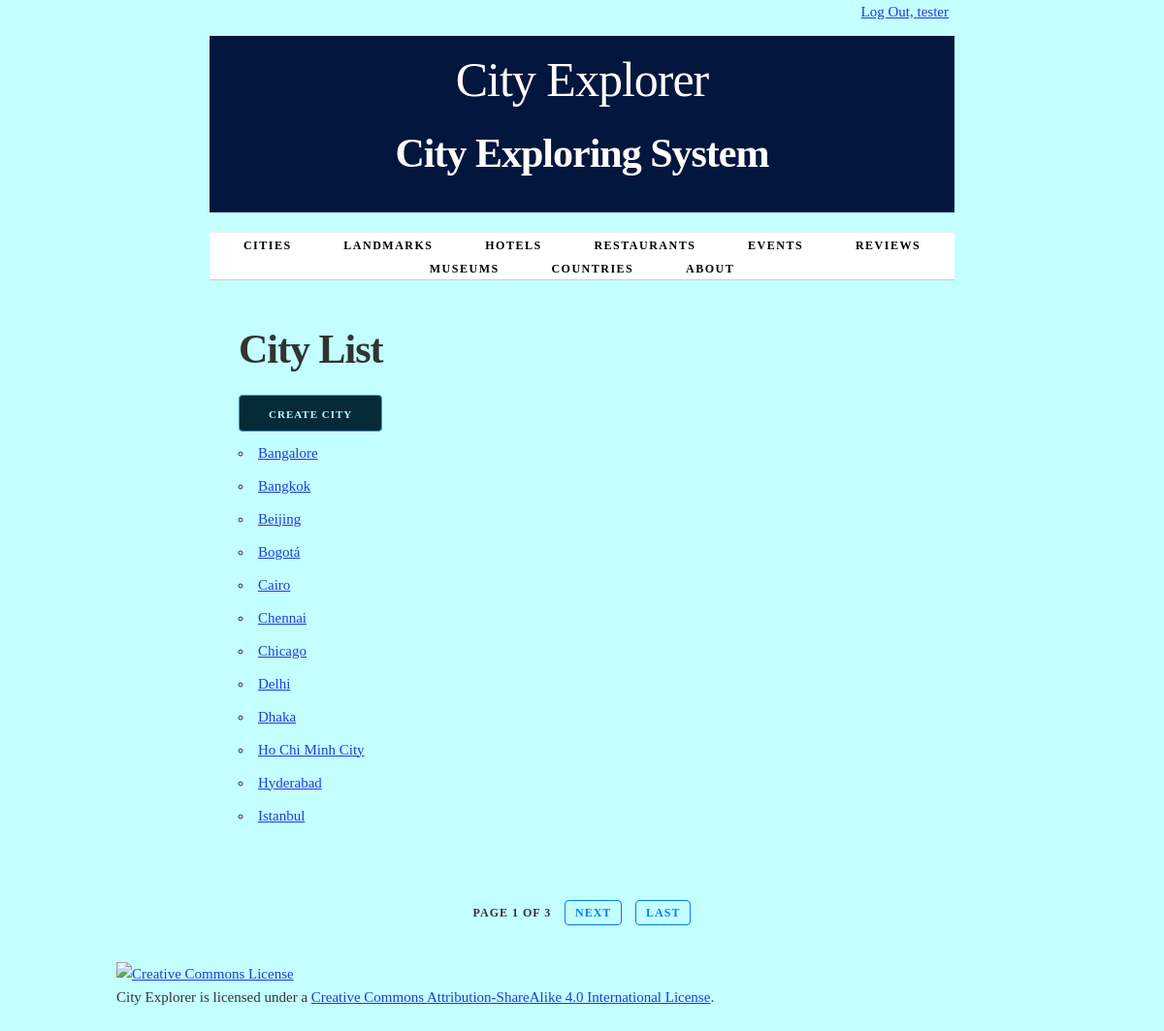
/city/ (signed in), run on the app's committed database.
### cities/models.py (models this page shows, shortened)
class City(models.Model):
    name = models.CharField(max_length=100, unique=True)
    country = models.CharField(max_length=100)
    population = models.IntegerField()
    description = models.TextField(blank=True)
    def get_absolute_url(self):
        return reverse('city-detail', args=[str(self.id)])
    class Meta:
        verbose_name_plural = "cities"
        ordering = ['name']

### cities/views.py (the view)
class CityList(LoginRequiredMixin, PermissionRequiredMixin, PageLinksMixin, ListView):
    paginate_by = 12
    model = City
    permission_required = 'cities.view_city'

### cities/utils.py (called while the page is built)
    def _page_urls(self, page_number):
        return "?{pkw}={n}".format(
            pkw=self.page_kwarg,
            n=page_number)

    def first_page(self, page):
        if page.number > 1:
            return self._page_urls(1)
        return None

    def previous_page(self, page):
        if (page.has_previous()
                and page.number > 2):
            return self._page_urls(
                page.previous_page_number())
        return None

    def next_page(self, page):
        last_page = page.paginator.num_pages
        if (page.has_next()
                and page.number < last_page - 1):
            return self._page_urls(
                page.next_page_number())
        return None

    def last_page(self, page):
        last_page = page.paginator.num_pages
        if page.number < last_page:
            return self._page_urls(last_page)
        return None

    def get_context_data(self, **kwargs):
        context = super().get_context_data(
            **kwargs)
        page = context.get('page_obj')
        if page is not None:
            context.update({
                'first_page_url':
                    self.first_page(page),
                'previous_page_url':
                    self.previous_page(page),
                'next_page_url':
                    self.next_page(page),
                'last_page_url':
                    self.last_page(page),
            })
        return context

### cities/templates/cities/city_list.html (shortened to what this page needs)
{% extends 'cities/base.html' %}
{% block content %}
    <h2>City List</h2>
        {%  if perms.cities.add_city %}
    <a href="{% url 'create-city' %}" class="button button-primary">Create City</a>
    {% endif %}
    <ul>
        {% for city in city_list %}
            <li>
                <a href="{{ city.get_absolute_url }}">{{ city.name }}</a>
            </li>
        {% endfor %}
    </ul>
{% endblock %}

### cities/templates/cities/base.html (shortened to what this page needs)
{% load static %}
<!DOCTYPE html>
<html lang="en">
<head>
    <link rel="stylesheet" type="text/css" href="{% static 'cities/normalize.css' %}">
    <link rel="stylesheet" type="text/css" href="{% static 'cities/skeleton.css' %}">
    <link rel="stylesheet" type="text/css" href="{% static 'cities/style.css' %}">
</head>
<div class="container">
    <div class="status row">
        <div class="offset-by-eight four columns">
            <ul class="inline">
                {% if user.is_authenticated %}
                    <li><a href="{% url 'logout_urlpattern' %}">
                        Log Out, {{ user.get_username }}</a></li>
                {% else %}
                    <li><a href="{% url 'login_urlpattern' %}">
                        Log In</a></li>
                {% endif %}
            </ul>
        </div>
    </div>
<body>
    <div class="container">
        <header class="row">
            <div class="offset-by-one ten columns">
                <h1>City Explorer</h1>
                <h2>City Exploring System</h2>
            </div>
        </header>
        <nav>
            <ul>
                {% if perms.cities.view_city %}
                <li>
                    <a href="{% url 'cities_city_list_urlpattern' %}">
                        Cities</a></li>
                {% endif %}
                {% if perms.cities.view_landmark %}
                <li>
                    <a href="{% url 'cities_landmark_list_urlpattern' %}">
                        Landmarks</a></li>
                 {% endif %}
                {% if perms.cities.view_hotel %}
                <li>
                    <a href="{% url 'cities_hotel_list_urlpattern' %}">
                        Hotels</a></li>
                {% endif %}
                {% if perms.cities.view_restaurant %}
                <li>
                    <a href="{% url 'cities_restaurant_list_urlpattern' %}">
                        Restaurants</a></li>
                {% endif %}
                {% if perms.cities.view_event %}
                <li>
                    <a href="{% url 'cities_event_list_urlpattern' %}">
                        Events</a></li>
                {% endif %}
                {% if perms.cities.view_review %}
                <li>
                    <a href="{% url 'cities_review_list_urlpattern' %}">
                        Reviews</a></li>
                {% endif %}
                {% if perms.cities.view_museum %}
                <li>
                    <a href="{% url 'cities_museum_list_urlpattern' %}">
                        Museums</a></li>
                {% endif %}
                {% if perms.cities.view_country %}
                <li>
                    <a href="{% url 'cities_country_list_urlpattern' %}">
                        Countries</a></li>
                {% endif %}
                <li>
                     <a href="{% url 'about_urlpattern' %}">
                        About</a>
                </li>
            </ul>
        </nav>
        <main>
            {% block content %}{% endblock %}
        </main>
{% if is_paginated %}
        <div class="row">
            <div class="twelve columns">
                <ul class="pagination">
                    <li>
                        Page {{ page_obj.number }}
                        of {{ paginator.num_pages }}
                    </li>
                    {% if next_page_url %}
                        <li>
                            <a href="{{ next_page_url }}">
                                Next</a>
                        </li>
                    {% endif %}
                    {% if last_page_url %}
                        <li>
                            <a href="{{ last_page_url }}">
                                Last</a>
                        </li>
                    {% endif %}
                </ul>
            </div>
        </div>
    {% endif %}
</div>
</body>
</html>
<footer>
    <p>
        <a rel="license" href="http://creativecommons.org/licenses/by-sa/4.0/">
            <img alt="Creative Commons License" style="border-width:0"
                 src="https://i.creativecommons.org/l/by-sa/4.0/88x31.png"/>
        </a><br/>
        <span xmlns:dct="http://purl.org/dc/terms/" property="dct:title">City Explorer</span>
        is licensed under a
        <a rel="license" href="http://creativecommons.org/licenses/by-sa/4.0/">Creative Commons Attribution-ShareAlike
            4.0 International License</a>.
    </p>
</footer>
</body>
</html>

### cities/static/cities/skeleton.css (style rules this page uses)
.container { position: relative; width: 100%; max-width: 960px; margin: 0 auto; padding: 0 20px; box-sizing: border-box; }
.column, .columns { width: 100%; float: left; box-sizing: border-box; }
@media (min-width: 400px) { .container { width: 85%; padding: 0; } }
@media (min-width: 550px) { .container { width: 80%; } }
@media (min-width: 550px) { .column, .columns { margin-left: 4%; } }
@media (min-width: 550px) { .column:first-child, .columns:first-child { margin-left: 0; } }
@media (min-width: 550px) { .four.columns { width: 30.6666666667%; } }
@media (min-width: 550px) { .ten.columns { width: 82.6666666667%; } }
@media (min-width: 550px) { .twelve.columns { width: 100%; margin-left: 0; } }
@media (min-width: 550px) { .offset-by-one.column, .offset-by-one.columns { margin-left: 8.66666666667%; } }
@media (min-width: 550px) { .offset-by-eight.column, .offset-by-eight.columns { margin-left: 69.3333333333%; } }
html { font-size: 62.5%; }
body { font-size: 1.5em; line-height: 1.6; font-weight: 400; font-family: "Raleway", "HelveticaNeue", "Helvetica Neue", Helvetica, Arial, sans-serif; color: #222; }
h1, h2, h3, h4, h5, h6 { margin-top: 0; margin-bottom: 2rem; font-weight: 300; }
h1 { font-size: 4.0rem; line-height: 1.2; letter-spacing: -0.1rem; }
h2 { font-size: 3.6rem; line-height: 1.25; letter-spacing: -0.1rem; }
@media (min-width: 550px) { h1 { font-size: 5.0rem; } }
@media (min-width: 550px) { h2 { font-size: 4.2rem; } }
p { margin-top: 0; }
a { color: #1e3ddb; }
.button, button, input[type="submit"], input[type="reset"], input[type="button"] { display: inline-block; height: 38px; padding: 0 30px; color: #555; text-align: center; font-size: 11px; font-weight: 600; line-height: 38px; letter-spacing: 0.1rem; text-transform: uppercase; text-decoration: none; white-space: nowrap; background-color: transparent; border-radius: 4px; border: 1px solid #bbb; cursor: pointer; box-sizing: border-box; }
.button.button-primary, button.button-primary, input[type="submit"].button-primary, input[type="reset"].button-primary, input[type="button"].button-primary { color: #b6f9ff; background-color: #052a38; border-color: #439bb6; }
ul { list-style: circle inside; }
ol, ul { padding-left: 0; margin-top: 0; }
li { margin-bottom: 1rem; }
button, .button { margin-bottom: 1rem; }
pre, blockquote, dl, figure, table, p, ul, ol, form { margin-bottom: 2.5rem; }
.container:after, .row:after, .u-cf { content: ""; display: table; clear: both; }

### cities/static/cities/style.css (style rules this page uses)
html { height: 100%; background-color: #555; }
body { background-color: white; }
header h1 { display: inline-block; font-weight: normal; font-style: normal; width: 100%; margin-top: 0; padding-top: 0; }
nav { border-top: 1px solid #eee; width: 100%; border-bottom: 1px solid #eee; margin: 0 0 1em; padding: 0; }
nav ul { margin: 0; padding: 1em 0; list-style-type: none; text-align: center; }
nav ul li { display: inline; padding: 0; margin: 0 0.25em; font-weight: 600; text-transform: uppercase; text-align: center; font-size: 1rem; letter-spacing: .10rem; }
@media (min-width: 400px) { nav ul li { letter-spacing: .15rem; font-size: 1.2rem; margin: 0 0.5em; } }
@media (min-width: 550px) { nav ul li { margin: 0 0.75em; } }
nav ul li a { color: #555; text-decoration: none; background-color: transparent; cursor: pointer; }
.inline { list-style-type: none; padding: 0; margin: 0 0 -0.5em; }
.inline li { display: inline; }
.pagination li { display: inline-block; padding: 0; margin: 0 1em; font-weight: 600; text-transform: uppercase; font-size: 1.2rem; letter-spacing: .10rem; }
.pagination { margin: 0; padding: 1em 0; list-style-type: none; text-align: center; }

### data on the page
City: name "Bangalore"
City: name "Bangkok"
City: name "Beijing"
City: name "Bogotá"
City: name "Cairo"
City: name "Chennai"
City: name "Chicago"
City: name "Delhi"
City: name "Dhaka"
City: name "Ho Chi Minh City"
City: name "Hyderabad"
City: name "Istanbul"

### other printed values
{{ user.get_username }} "tester"
{{ page_obj.number }} "1"
{{ paginator.num_pages }} "3"
